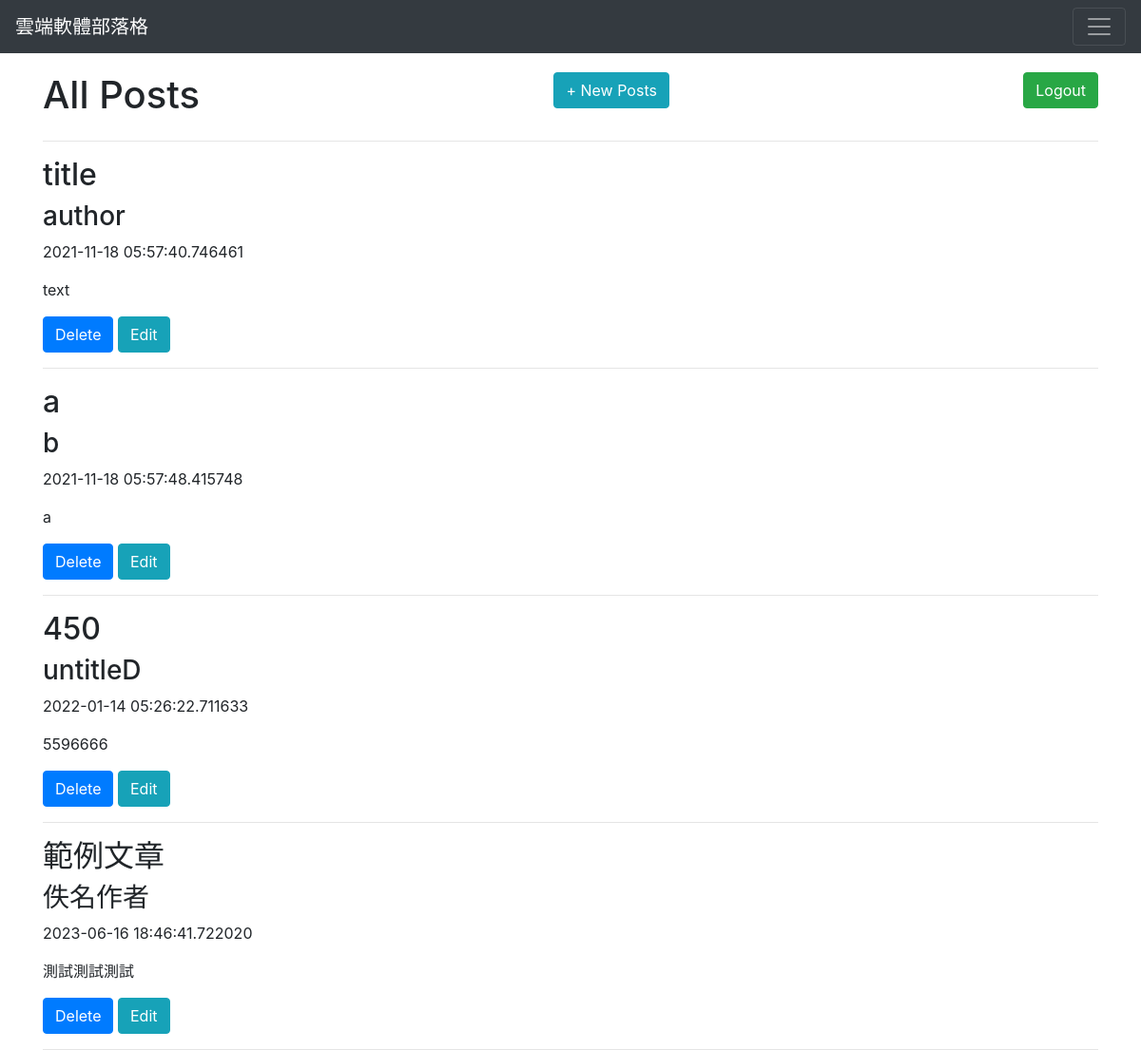
/posts (signed in), run on the app's committed database.
### app.py (models this page shows, shortened)
class BlogPost(db.Model):
    id = db.Column(db.Integer, primary_key=True)
    title = db.Column(db.String(100), nullable=False)
    content = db.Column(db.Text,nullable=False)
    author = db.Column(db.String(20), nullable=False, default='N/A')
    date_posted = db.Column(db.DateTime, nullable=False, default=datetime.utcnow)

### app.py (the view)
@app.route('/posts', methods=['GET', 'POST'])
@login_required
def posts():
    all_posts = BlogPost.query.order_by(BlogPost.date_posted).all()
    return render_template("posts.html", posts = all_posts)

### app.py (called while the page is built)
def login_required(func):
    @functools.wraps(func)
    def secure_function(*args, **kwargs):
        if "username" not in session:
            return redirect("/login")
        return func(*args, **kwargs)
    return secure_function

### templates/posts.html (shortened to what this page needs)
{% extends 'base.html'%}
{% block body%}
    <div class="axc">
        <div class="azw"><h1>All Posts</h1></div>
        <div class="azx"><a class="btn btn-info" href='/posts/add'>+ New Posts</a></div>
        <div class="azx"><a class="btn btn-success" href='/logout'>Logout</a></div>
    </div>
        <hr>
    {% for post in posts %}
        <h2>{{ post.title }}</h2>
        {% if post.author%}
            <h3>{{ post.author }}</h3>
        {% else %}
            <h3>By: N/A </h3>
        {% endif %}
        <p>{{ post.date_posted }}</p>
        <p>{{ post.content }}</p>
        <a class="btn btn-primary" href='/posts/delete/{{post.id}}'>Delete</a>
        <a class="btn btn-info" href='/posts/edit/{{post.id}}'>Edit</a>
        <hr>
    {% endfor%}
{% endblock%}

### templates/base.html (shortened to what this page needs)
<!DOCTYPE html>
<html>
    <head>
        <link rel="stylesheet" href="{{ url_for('static', filename='css/main.css') }}">
        <link rel="stylesheet" href="https://stackpath.bootstrapcdn.com/bootstrap/4.3.1/css/bootstrap.min.css">
    </head>
    <body>
      <div>
        <nav class="navbar navbar-dark bg-dark">
            <a class="navbar-brand" href="/index">雲端軟體部落格</a>
            <button class="navbar-toggler" type="button" data-toggle="collapse" data-target="#navbarsExample01" aria-controls="navbarsExample01" aria-expanded="false" aria-label="Toggle navigation">
              <span class="navbar-toggler-icon"></span>
            </button>
          </nav>
          <div class="container">
          {% block body%} {% endblock%}
          </div>
      </div>
    </body>
</html>

### static/css/main.css (style rules this page uses)
body { height: 800px; width: 100%; font-family: Helvetica; }
.container { width: 80%; }
.axc { margin-top: 20px; width: 100%; display: flex; }
.azx { margin-left: auto; float: right; }

### data on the page
BlogPost: title "title", author "author", date_posted "2021-11-18 05:57:40.746461", content "text"
BlogPost: title "a", author "b", date_posted "2021-11-18 05:57:48.415748", content "a"
BlogPost: title "450", author "untitleD", date_posted "2022-01-14 05:26:22.711633", content "5596666"
BlogPost: title "範例文章", author "佚名作者", date_posted "2023-06-16 18:46:41.722020", content "測試測試測試"
